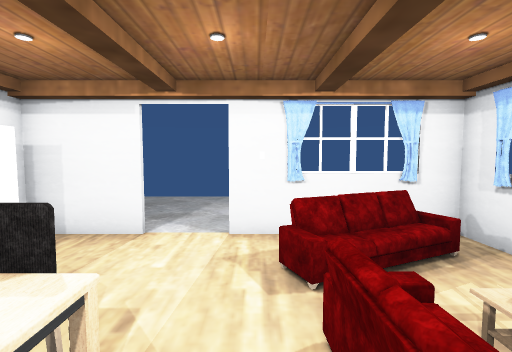
View 1 (above)

13 first-person views from a walk through a scene from a Unity 3-D project. The camera is 1.5 m above the floor, tilts 4° down and sees 85° across. Doors are open. The floor is counted in squares, 1 m on a side. Each view is taken from the middle of a square. On the plan, view 1 faces up. The plan holds only what a view shows up to about 14 squares ahead; the rest is blank. The player is left out. Some surface patterns are stand-ins.

View 2
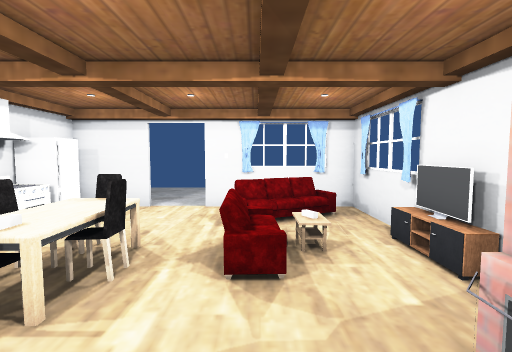

View 3
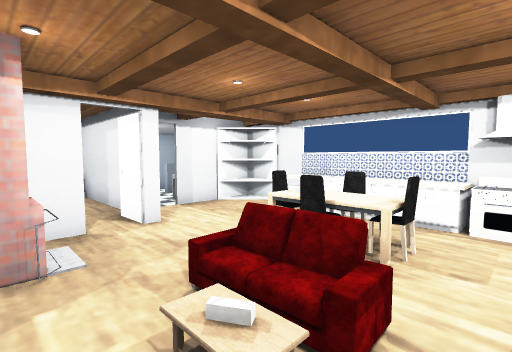

View 4
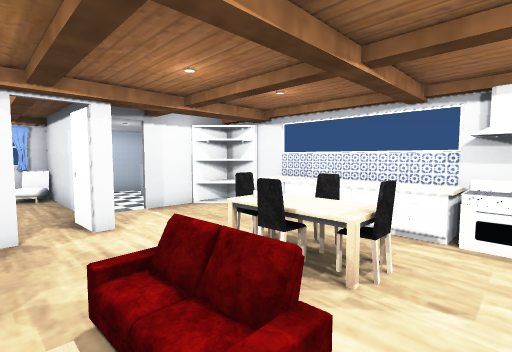

View 5
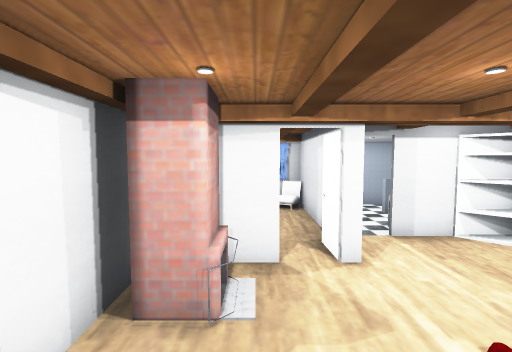

View 6
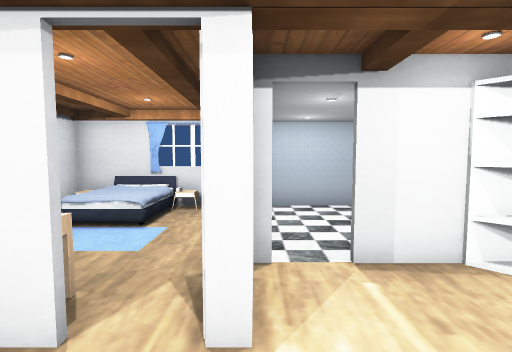

View 7
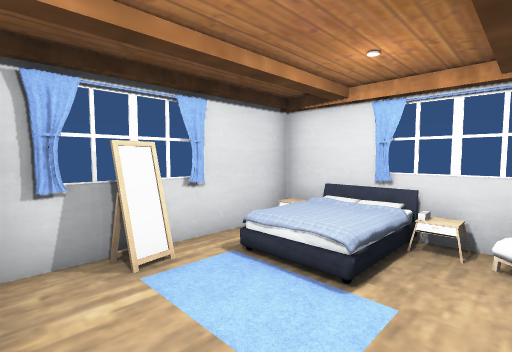

View 8
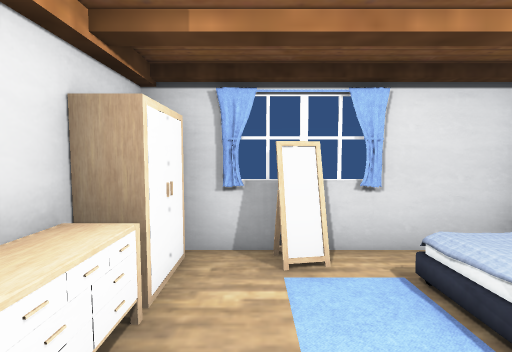

View 9
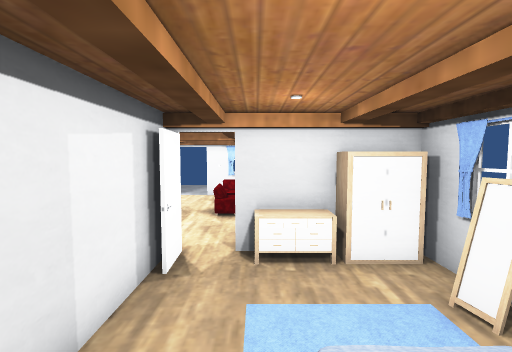

View 10
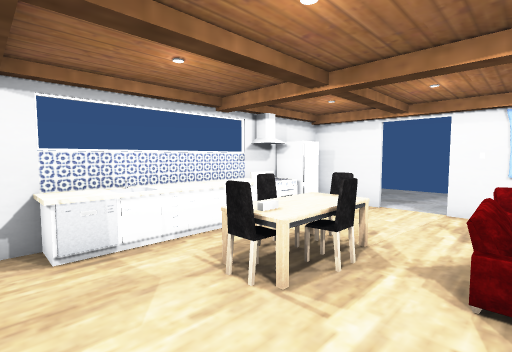

View 11
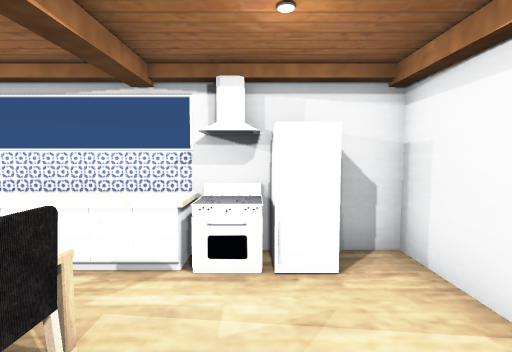

View 12
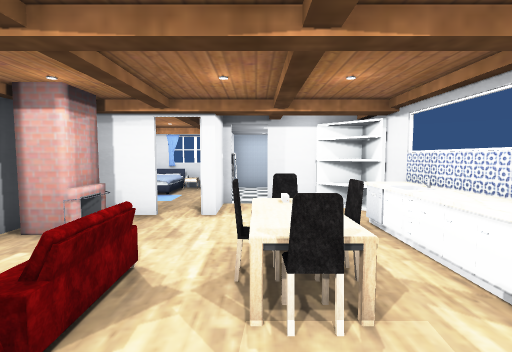

View 13
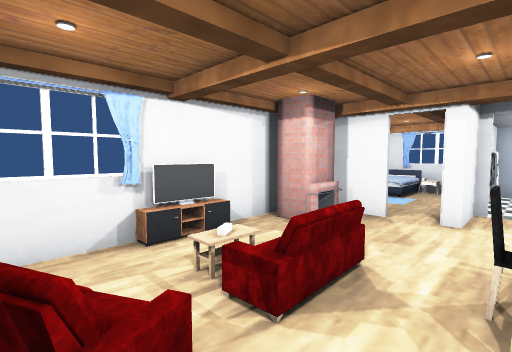

### Floor plan
Key: @ floor where view 1 was taken; # wall or solid block; . floor; / step, stairs or slope; D open door; = window, fence, low wall or low ledge; O other object.
Columns run from 5 left of view 1 to 6 right of it. Each row starts with its distance up from view 1.
 10  ....
  9  ....
  8   ...
  7   ...
  6    ..
  5 ###DD#####
  4 #O....OO.#
  3 #O....O..#
  2 #O.OO.O/.#
  1 #O.OO.O/.#
  0 #O.OO@O..#
 -1 #O.OO...O#
 -2 #O.....OO#
 -3 #......##O##
 -4 #=...#.OOOO#
 -5  #O D#....=#
 -6   OOD#....##
 -7    ..#..OO##
 -8  OO..#..  #
 -9  ##  OO/#O#
-10    ####=###

Positions as (right, up) in squares from view 1, and headings:
1: (0, 0), facing up
2: (1, -3), facing up
3: (3, 3), facing down-left
4: (2, 3), facing down-left
5: (2, 2), facing down
6: (0, -1), facing down
7: (1, -4), facing down-right
8: (1, -5), facing right
9: (2, -9), facing up
10: (1, -3), facing up-left
11: (0, 3), facing left
12: (-1, 4), facing down
13: (-1, 4), facing down-right
